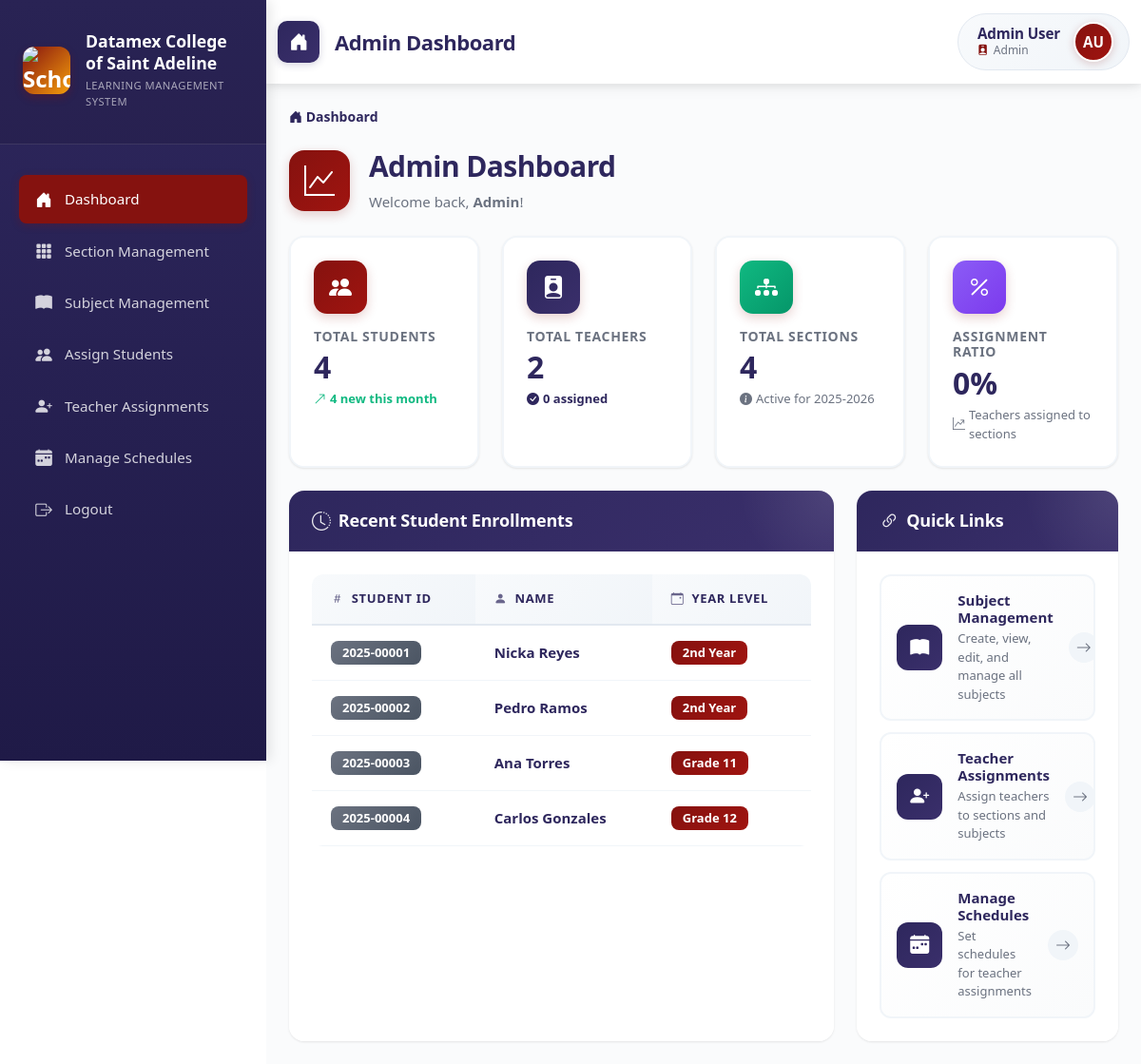
The app's page /index.php?page=admin_dashboard (signed in) with its own data.
### tables this page shows
CREATE TABLE students (
    student_id INT AUTO_INCREMENT PRIMARY KEY,
    user_id INT NOT NULL,
    student_number VARCHAR(50) UNIQUE NOT NULL,
    lrn VARCHAR(12) NULL,
    section_id INT NULL,
    year_level VARCHAR(50) NOT NULL,
    education_level ENUM('senior_high', 'college') NOT NULL,
    strand_course VARCHAR(50) NOT NULL,
    enrollment_status ENUM('active', 'inactive', 'graduated', 'dropped') DEFAULT 'active',
    guardian_contact VARCHAR(20) NULL,
    guardian VARCHAR(100) NULL,
    created_at TIMESTAMP DEFAULT CURRENT_TIMESTAMP,
    updated_at TIMESTAMP DEFAULT CURRENT_TIMESTAMP ON UPDATE CURRENT_TIMESTAMP,
    FOREIGN KEY (user_id) REFERENCES users(id) ON DELETE CASCADE,
    FOREIGN KEY (section_id) REFERENCES sections(section_id) ON DELETE RESTRICT
);

CREATE TABLE users(
    id INT PRIMARY KEY AUTO_INCREMENT,
    username VARCHAR(50) NOT NULL UNIQUE,
    email VARCHAR(255) UNIQUE,
    password VARCHAR(255) NOT NULL,
    role ENUM('student', 'teacher', 'registrar', 'admin', 'superadmin') NOT NULL,
    status ENUM('active', 'inactive', 'suspended', 'graduated') DEFAULT 'active',
    first_name VARCHAR(100) NOT NULL,
    middle_name VARCHAR(100) NULL,
    last_name VARCHAR(100) NOT NULL,
    created_by INT,
    created_at TIMESTAMP DEFAULT CURRENT_TIMESTAMP,
    updated_at TIMESTAMP DEFAULT CURRENT_TIMESTAMP ON UPDATE CURRENT_TIMESTAMP,
    last_login TIMESTAMP NULL,
    FOREIGN KEY (created_by) REFERENCES users(id) ON DELETE SET NULL 
);

### app/views/admin/admin_dashboard.php (the view, shortened to what the rows shown need)
<!DOCTYPE html>
<html lang="en">
<head>
    <link rel="stylesheet" href="bootstrap/css/bootstrap.min.css">
    <link rel="stylesheet" href="bootstrap/css/bootstrap-icons.css">
    <link rel="stylesheet" href="css/main.css">
    <link rel="stylesheet" href="css/shared/sidenav.css">
    <link rel="stylesheet" href="css/pages/admin_dashboard.css">
</head>
<body>
    <div class="d-flex">
        <div class="main-content flex-grow-1">
            <div class="container-fluid p-4">
                <div class="page-header">
                    <div class="header-content">
                        <div class="header-text">
                            <h1 class="header-title">Admin Dashboard</h1>
                        </div>
                    </div>
                </div>
                <div class="row g-4">
                    <div class="col-lg-8">
                        <div class="card h-100">
                            <div class="card-body">
                                <?php if (empty($recent_enrollments)): ?>
                                    <div class="empty-state">
                                        <div class="empty-state-icon">
                                            <i class="bi bi-inbox"></i>
                                        </div>
                                        <p class="empty-state-text">No recent enrollments</p>
                                        <p class="empty-state-subtext">New student enrollments will appear here.</p>
                                    </div>
                                <?php else: ?>
                                    <div class="table-responsive">
                                        <table class="table table-hover">
                                            <thead>
                                                <tr>
                                                    <th><i class="bi bi-hash"></i> Student ID</th>
                                                    <th><i class="bi bi-person-fill"></i> Name</th>
                                                    <th><i class="bi bi-calendar-event"></i> Year Level</th>
                                                </tr>
                                            </thead>
                                            <tbody>
                                                <?php foreach ($recent_enrollments as $enrollment): ?>
                                                    <tr>
                                                        <td>
                                                            <span class="badge bg-secondary">
                                                                <?php echo htmlspecialchars($enrollment['student_number']); ?>
                                                            </span>
                                                        </td>
                                                        <td>
                                                            <div class="student-info">
                                                                <div class="student-name">
                                                                    <?php echo htmlspecialchars($enrollment['first_name'] . ' ' . $enrollment['last_name']); ?>
                                                                </div>
                                                            </div>
                                                        </td>
                                                        <td>
                                                            <?php if (!empty($enrollment['year_level'])): ?>
                                                                <span class="badge year-level-badge">
                                                                    <?php echo htmlspecialchars($enrollment['year_level']); ?>
                                                                </span>
                                                            <?php else: ?>
                                                                <span class="text-muted">Not assigned</span>
                                                            <?php endif; ?>
                                                        </td>
                                                    </tr>
                                                <?php endforeach; ?>
                                            </tbody>
                                        </table>
                                    </div>
                                <?php endif; ?>
                            </div>
                        </div>
                    </div>
                </div>
            </div>
        </div>
    </div>
</body>
</html>

### records on screen
students: student_number "2025-00001", user.last_name "Nicka Reyes", year_level "2nd Year"
students: student_number "2025-00002", user.last_name "Pedro Ramos", year_level "2nd Year"
students: student_number "2025-00003", user.last_name "Ana Torres", year_level "Grade 11"
students: student_number "2025-00004", user.last_name "Carlos Gonzales", year_level "Grade 12"

### other values on screen
$_SESSION['user_firstname'] . ' ' . $_SESSION['user_lastname'] "Admin User"
$_SESSION['user_role'] "Admin"
substr($firstname, 0, 1) . substr($lastname, 0, 1) "AU"
$_SESSION['user_firstname'] "Admin"
$total_students "4"
$students_this_month "4"
$total_teachers "2"
$assigned_teachers "0"
$total_sections "4"
$ratio "0"
